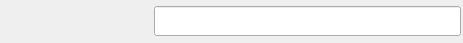
<?xml version="1.0" encoding="UTF-8"?>
<ui version="4.0">
 <class>InsertLineForm</class>
 <widget class="QWidget" name="InsertLineForm">
  <property name="geometry">
   <rect>
    <x>0</x>
    <y>0</y>
    <width>463</width>
    <height>43</height>
   </rect>
  </property>
  <property name="windowTitle">
   <string>Form</string>
  </property>
  <layout class="QHBoxLayout" name="horizontalLayout">
   <property name="spacing">
    <number>2</number>
   </property>
   <property name="leftMargin">
    <number>2</number>
   </property>
   <property name="topMargin">
    <number>2</number>
   </property>
   <property name="rightMargin">
    <number>2</number>
   </property>
   <property name="bottomMargin">
    <number>2</number>
   </property>
   <item>
    <widget class="QLabel" name="label_Tag">
     <property name="minimumSize">
      <size>
       <width>150</width>
       <height>0</height>
      </size>
     </property>
     <property name="text">
      <string/>
     </property>
    </widget>
   </item>
   <item>
    <widget class="QLineEdit" name="lineEdit_Value">
     <property name="minimumSize">
      <size>
       <width>0</width>
       <height>30</height>
      </size>
     </property>
    </widget>
   </item>
  </layout>
 </widget>
 <resources/>
 <connections/>
</ui>
